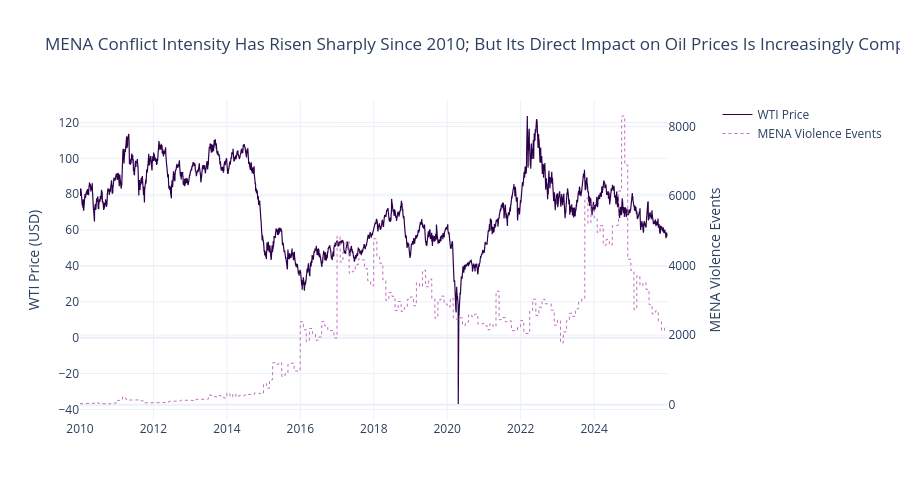

Notebook code for this chart:
### Markdown cell above
GPR Threats and Acts move closely together across most of the sample, with Threats typically leading Acts by days to weeks, consistent with markets pricing in conflict risk before it materialises. 

The notable exception is September 2001, where Acts spiked sharply with no preceding Threat buildup, confirming 9/11 as a genuine black swan event. This Threats/Acts dynamic suggests the GPR Threats sub-index may carry predictive value for oil price movements, acting as an early warning signal before conflict fully materialises in prices.

### Code cell
# Filter to 2010 onwards where MENA data is reliable
df_mena = df[df['observation_date'] >= '2010-01-01'].copy()

fig = make_subplots(specs=[[{"secondary_y": True}]])

fig.add_trace(
    go.Scatter(x=df_mena['observation_date'], y=df_mena['wti_price'], name='WTI Price', line=dict(color='#2d004b', width=1.2)),
    secondary_y=False
)

fig.add_trace(
    go.Scatter(x=df_mena['observation_date'], y=df_mena['mena_violence_events'], name='MENA Violence Events', line=dict(color='#c06ec0', width=1, dash='dot')),
    secondary_y=True
)

fig.update_layout(
    title='MENA Conflict Intensity Has Risen Sharply Since 2010; But Its Direct Impact on Oil Prices Is Increasingly Complex',
    template='plotly_white',
    height=500
)

fig.update_yaxes(title_text='WTI Price (USD)', secondary_y=False)
fig.update_yaxes(title_text='MENA Violence Events', secondary_y=True)

fig.show()
fig.write_image("images/05_mena_conflict_vs_wti.png")

### Figure 1 — Plotly figure (JSON) as saved in the notebook; plotly's stock layout.template omitted (floating-point values rounded to 4 significant figures; data arrays with more than 128 entries replaced by an {"elided": "..."} marker saying what was removed)
{"data": [{"line": {"color": "#2d004b", "width": 1.2}, "name": "WTI Price", "type": "scatter", "x": {"elided": "5844 str values"}, "xaxis": "x", "y": {"elided": "5844 float values"}, "yaxis": "y"}, {"line": {"color": "#c06ec0", "dash": "dot", "width": 1}, "name": "MENA Violence Events", "type": "scatter", "x": {"elided": "5844 str values"}, "xaxis": "x", "y": {"elided": "5844 float values"}, "yaxis": "y2"}], "layout": {"height": 500, "title": {"text": "MENA Conflict Intensity Has Risen Sharply Since 2010; But Its Direct Impact on Oil Prices Is Increasingly Complex"}, "xaxis": {"anchor": "y", "domain": [0, 0.94]}, "yaxis": {"anchor": "x", "domain": [0, 1], "title": {"text": "WTI Price (USD)"}}, "yaxis2": {"anchor": "x", "overlaying": "y", "side": "right", "title": {"text": "MENA Violence Events"}}}}
